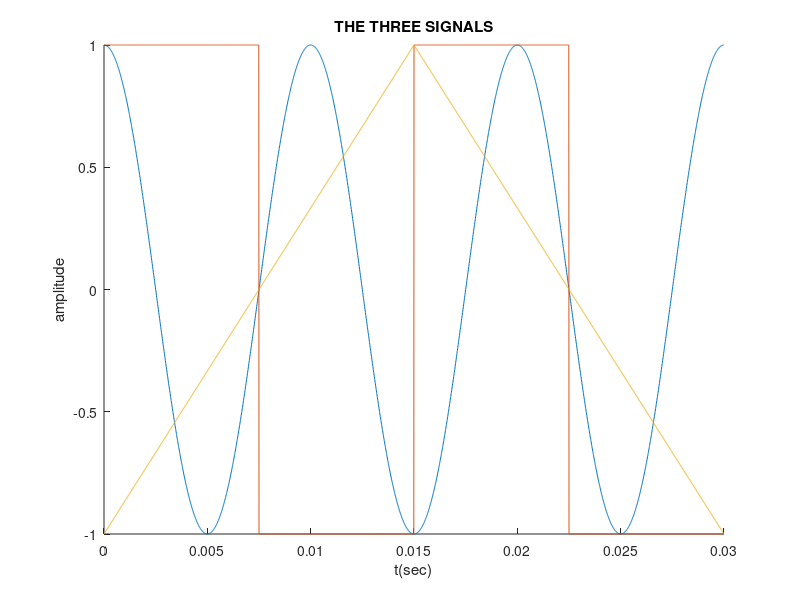
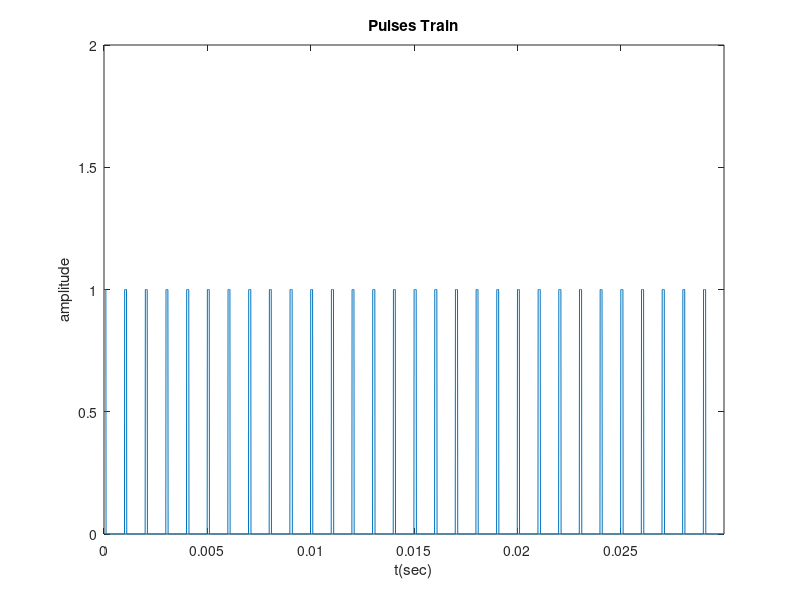
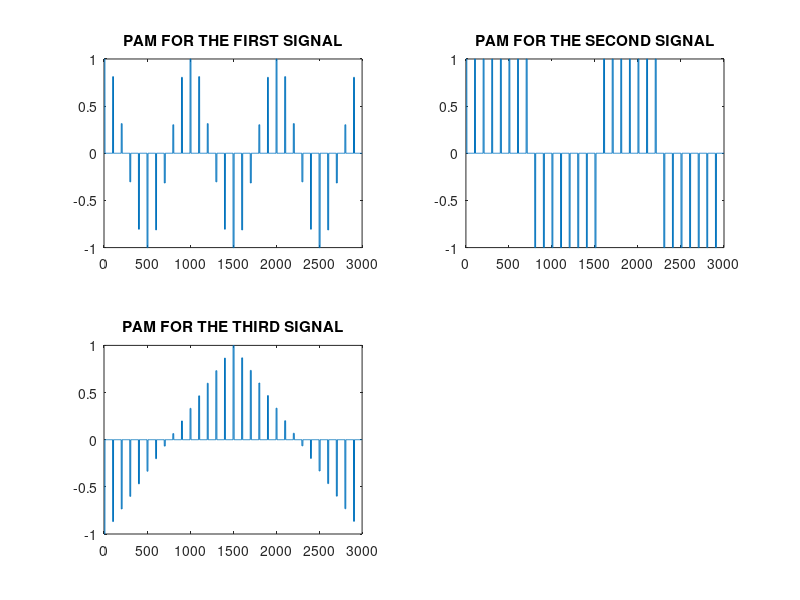
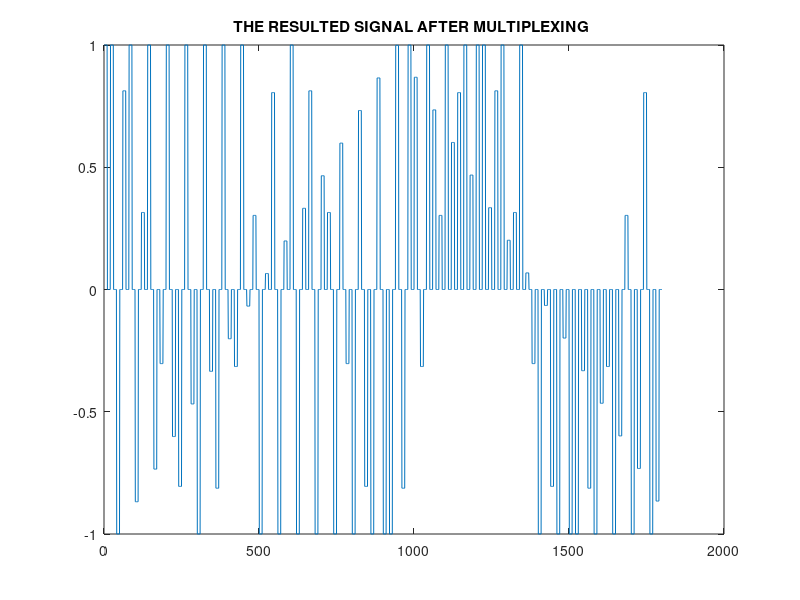

These figures' MATLAB source, in order:
clc
close all
clear 
A0 = 1;
f0 = 100;
fs = 10*f0;
fd= 100*fs;
tau = 10;
n1= 0:1/fd:3/f0 -1/fd;
n2= 0:1/fd:2/((2/3)*f0) -1/fd;
n3= 0:1/fd:1/((1/3)*f0) - 1/fd;
m1 = A0*cos(2*pi*f0*n1);
m2 = A0*square(2*pi*(2/3)*f0*n2);
m3 = A0*sawtooth(2*pi*(1/3)*f0*n3,1/2);
figure(1);
hold on
plot(n1,m1);
plot(n2,m2);
plot(n3,m3);
title('THE THREE SIGNALS');
xlabel('t(sec)');
ylabel('amplitude');
t = 0:  1/fd : (3/f0) - (1/fd);
clk =( A0*square(2*pi*fs*t,tau) + A0)/(2*A0);
clk(1501:1510)=1;   %there is a problem in the clock so i had to do this
clk(1901:1910)=1;   %there is a problem in the clock so i had to do this
figure(2);
plot(t,clk);
title('Pulses Train');
axis([0 3/f0-1/fd 0 2]);
xlabel('t(sec)');
ylabel('amplitude');
spikes = [diff(clk) 0];
comp = max(spikes ,0);
comp(1) = 1;
figure;
plot(comp);
axis([0 1000 -1 2]);
var1 = 0;
var2 = 0;
var3 = 0;
for i = 1:length(m1)
    if(comp(i) == 1)
        var1 = m1(i);
        var2 = m2(i);
        var3 = m3(i);
    end
    spam1(i) = var1;
    spam2(i) = var2;
    spam3(i) = var3;
    
end
pam1 = spam1.* clk;
pam2 = spam2.* clk;
pam3 = spam3.* clk;
figure(3);
subplot(2,2,1);
plot(pam1);
title('PAM FOR THE FIRST SIGNAL');
subplot(2,2,2);
plot(pam2);
title('PAM FOR THE SECOND SIGNAL');
subplot(2,2,3);
plot(pam3);
title('PAM FOR THE THIRD SIGNAL');
%%
% ............................. MUX .............................
T = [pam1(1)*ones(1,tau) zeros(1,10) pam2(1)*ones(1,tau) zeros(1,10) pam3(1)*ones(1,tau) zeros(1,10) ];
for i=101:100:3000
    if(clk(i) == 1) 
        
        T = [T pam1(i)*ones(1,tau) zeros(1,10) pam2(i)*ones(1,tau) zeros(1,10) pam3(i)*ones(1,tau) zeros(1,10)];
        
    end
    
end
figure(4);
plot(T);
title('THE RESULTED SIGNAL AFTER MULTIPLEXING ');
%%
%.............................DEMUX .............................
pam1_ret = zeros(1,length(pam1));
pam2_ret = zeros(1,length(pam2));
pam3_ret = zeros(1,length(pam3));
k = 0:100:length(pam1)-100;
d1 = 1;
d2 = 1;
d3 = 1;
for j=1:60:length(T)
  
   pam1_ret(1 + k(d1) :k(d1) + 10) = T(j)*ones(1,10);
   d1 = d1+1;
   
end
for j=21:60:length(T)
  
   pam2_ret(1 + k(d2) :k(d2) + 10) = T(j)*ones(1,10);
   d2 = d2+1;
   
end
for j=41:60:length(T)
  
   pam3_ret(1 + k(d3) :k(d3) + 10) = T(j)*ones(1,10);
   d3 = d3+1;
   
end
clc
figure(5);
plot(pam1_ret);
title('PAM FOR THE FIRST SIGNAL AFTER DEMULTIPLEXING');
figure(6);
plot(pam2_ret);
title('PAM FOR THE ESCOND SIGNAL AFTER DEMULTIPLEXING');
figure(7);
plot(pam3_ret);
title('PAM FOR THE THIRD SIGNAL AFTER DEMULTIPLEXING');
%%
%............................. FILTERING .............................

[b1,a1] =butter(4 ,4*f0/(fd/2)); 
sPAM1 = filter(b1,a1,pam1_ret);
[b2,a2] =butter(4 ,4*f0/(fd/2)); 
sPAM2 = filter(b2,a2,pam2_ret);
[b3,a3] =butter(4 ,4*f0/(fd/2)); 
sPAM3 = filter(b3,a3,pam3_ret);
hold on
plot(sPAM1);
plot(m1);
figure;
hold on
plot(sPAM2);
plot(m2);
figure;
hold on
plot(sPAM3);
plot(m3);
%%
%............................. SPECTRUM .............................
NP = length(pam1);
P1 = fft(pam1)/ NP;
P2 = fft(pam2)/NP;
P3 = fft(pam3)/NP;
PAM1 = fftshift(P1);
PAM2 = fftshift(P2);
PAM3 = fftshift(P3);
f = -fd/2 : fd/NP : fd/2 - fd/NP;
figure(8);
plot(f,abs(PAM1));
title('SPECTRUM OF FIRST PAM SIGNAL');
xlabel('FREQUENCY (Hz)');
ylabel('MAGNITUDE');
figure(9);
plot(f,abs(PAM2));
title('SPECTRUM OF SECOND PAM SIGNAL');
xlabel('FREQUENCY (Hz)');
ylabel('MAGNITUDE');
figure(10);
plot(f,abs(PAM3));
title('SPECTRUM OF THIRD PAM SIGNAL');
xlabel('FREQUENCY (Hz)');
ylabel('MAGNITUDE');
